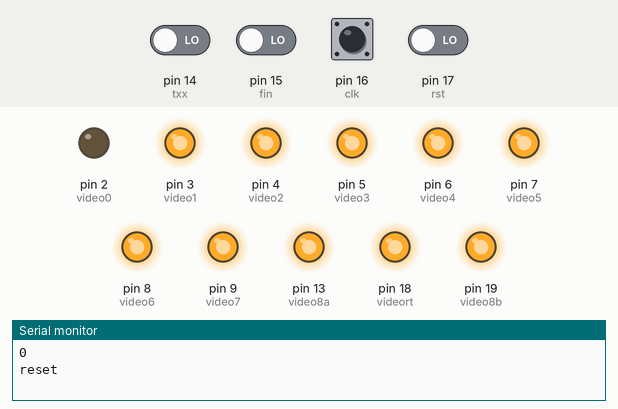
Bench run of a sketch on a simulated Arduino Uno, built with avr-gcc and run on an emulated ATmega328P. Shown: output pins drawn as LEDs (lit = HIGH), the last lines printed to the serial monitor. The inputs (shaded band) are chosen by the test bench; at power-on: pin 14 (txx), pin 15 (fin), pin 16 (clk), pin 17 (rst) LOW. No radio packets arrive unless stated.

Above: at 1.2 s.
1.3 s: pin 14 (txx) driven HIGH
At 2.4 s:
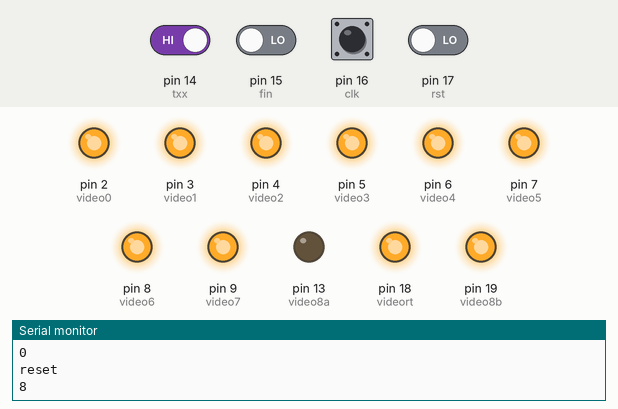
2.8 s: pin 16 (clk) driven HIGH
At 3.4 s:
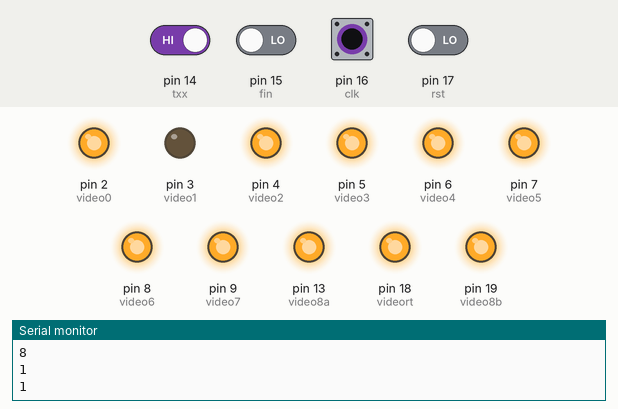
4.3 s: pin 17 (rst) driven HIGH
At 5.5 s:
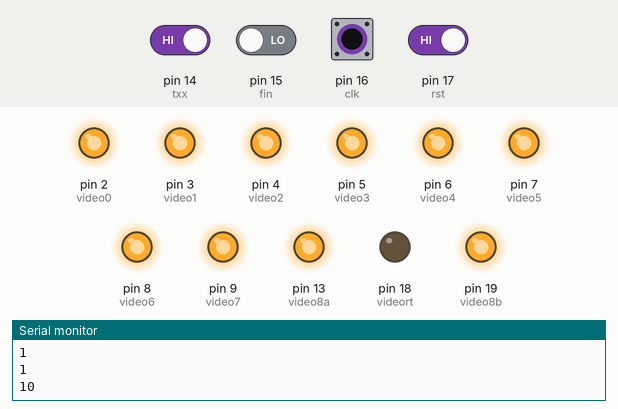
5.8 s: pin 15 (fin) driven HIGH
At 8.1 s:
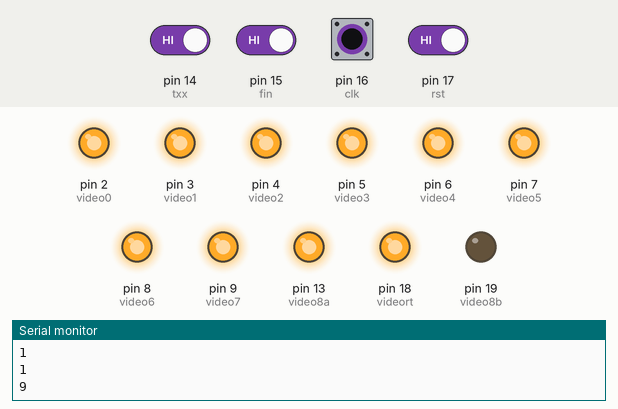
8.8 s: pin 16 (clk) pulsed LOW 5 times (0.12 s each, 0.3 s apart)
At 11.0 s:
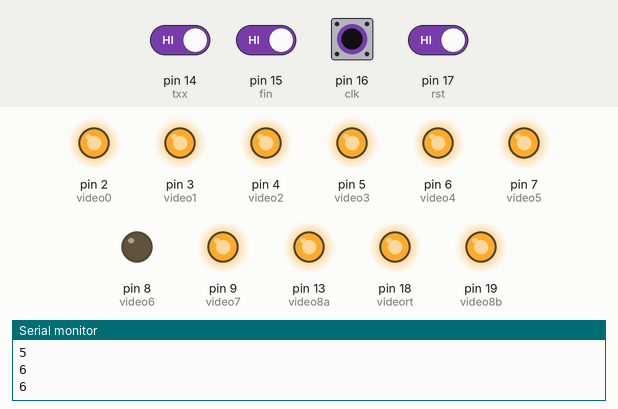
11.8 s: pin 16 (clk) pulsed LOW 2 times (0.12 s each, 0.3 s apart)
At 12.4 s:
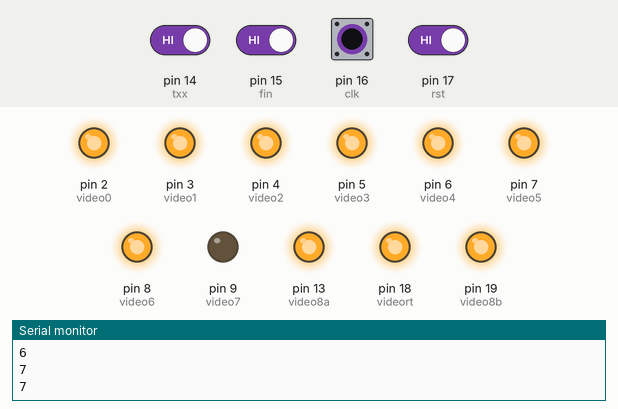
Timing chart, 0 to 14.8 s (numbered marks = the images above; inputs shaded):
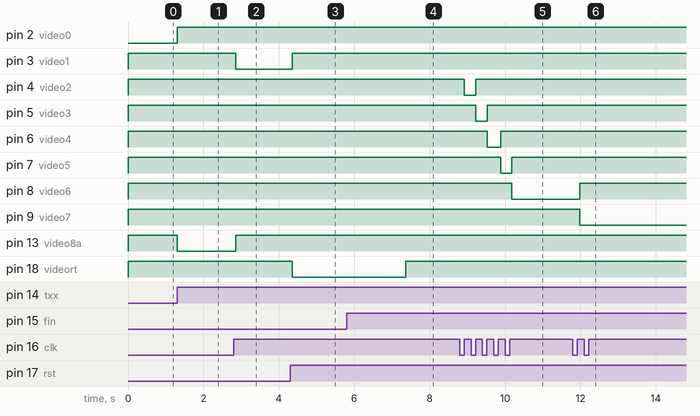

The sketch:

maletin_nanoOUT.ino
```cpp
//INCLUDES

#include <VirtualWire.h>

//GLOBALES

int video0 = 2;
int video1 = 3;
int video2 = 4;
int video3 = 5;
int video4 = 6;
int video5 = 7;
int video6 = 8;
int video7 = 9;
int video8a = 13;
int video8b = 19;
int videort = 18 ;

int txx = 14;
int fin = 15;
int clk = 16;
int rst = 17;


int lope = 0;

int tx = 12;

int videon = 0;

boolean clkflag = true;
boolean txflag = true;
boolean rstflag = true;
boolean antflag = true;
boolean finflag = false;
boolean repeatflag = false;

void setup() {
  Serial.begin(9600);

 //OUTPUTS

 pinMode(video0,OUTPUT);
 pinMode(video1,OUTPUT);
 pinMode(video2,OUTPUT);
 pinMode(video3,OUTPUT);
 pinMode(video4,OUTPUT);
 pinMode(video5,OUTPUT);
 pinMode(video6,OUTPUT);
 pinMode(video7,OUTPUT);
 pinMode(video8b,OUTPUT);
 pinMode(video8a,OUTPUT);
 pinMode(videort,OUTPUT);

 pinMode(tx,INPUT); // txb
 pinMode(fin,INPUT); // txa
 pinMode(clk,INPUT); // clk
 pinMode(rst,INPUT); // rst


 digitalWrite(video0,HIGH);
 digitalWrite(video1,HIGH);
 digitalWrite(video2,HIGH);
 digitalWrite(video3,HIGH);
 digitalWrite(video4,HIGH);
 digitalWrite(video5,HIGH);
 digitalWrite(video6,HIGH);
 digitalWrite(video7,HIGH);
 digitalWrite(video8a,HIGH);
 digitalWrite(video8b,HIGH);
 digitalWrite(videort,HIGH);

 vw_set_tx_pin(tx);          // Configura el pin 12 como TX (SETEA TX)
 vw_set_ptt_inverted(true);  // Requerido para DR3100
 vw_setup(4000);             // Bits por segundo

 playVideo(videon);

  Serial.println("reset");

}

void loop() {

  if ((digitalRead(rst)==1) && rstflag == 1){

      videon = 10;

      playVideo(videon);

      delay(3000);

      videon = 0;

      playVideo(videon);

      rstflag = false;

      clkflag = true;

      txflag = true;

      antflag = true;

      repeatflag = false;
      finflag = false;

    Serial.println("rst");

    } else {

        if(digitalRead(rst) == 0){

          rstflag = true;

        }

      }

  if (digitalRead(clk) && clkflag){

    clkflag = false;

    if(videon < 7){

      videon++;

      playVideo(videon);

      Serial.println(videon);

    }

    }else{

        if(digitalRead(clk) == 0){

          clkflag = true;

        }

      }

 /*       if (digitalRead(ant) && antflag){

    antflag = false;

    if(videon < 7){

      playVideo(0);

      delay(100);

      playVideo(videon);

      Serial.println(videon);

    }

    }else{

        if(digitalRead(ant) == 0){

          antflag = true;

        }

      }*/

   if(digitalRead(txx) && txflag && (digitalRead(fin) == 1)){

      txflag = false;

      playVideo(9);
      repeatflag = true;
      finflag = true;
      char msg[] = "B";   // Mensaje a enviar
      vw_send((uint8_t *)msg, strlen(msg)); //Enviando...
      vw_wait_tx(); // espera hasta que el mensaje se haya enviado

    } else {

      if(digitalRead(txx) == 0){

          txflag = true;

        }


      }

   if(digitalRead(txx) && txflag && (digitalRead(fin) == 0)){

      txflag = false;

      playVideo(8);
      repeatflag = true;
      finflag = false;
      char msg[] = "A";   // Mensaje a enviar
      vw_send((uint8_t *)msg, strlen(msg)); //Enviando...
      vw_wait_tx(); // espera hasta que el mensaje se haya enviado

    } else {

       if(digitalRead(txx) == 0){

          txflag = true;

        }

      }

if(repeatflag){

  if(finflag){
            if(lope > 50){
            char msg[] = "B";   // Mensaje a enviar
      vw_send((uint8_t *)msg, strlen(msg)); //Enviando...
      vw_wait_tx(); // espera hasta que el mensaje se haya enviado
      lope = 0;

            }
            lope++;
            delay(100);

    }else{

            if(lope > 50){
            char msg[] = "A";   // Mensaje a enviar
      vw_send((uint8_t *)msg, strlen(msg)); //Enviando...
      vw_wait_tx(); // espera hasta que el mensaje se haya enviado
      lope = 0;

            }
            lope++;
            delay(100);
      }


  }


}

void playVideo(int numero){

 digitalWrite(video0,HIGH);
 digitalWrite(video1,HIGH);
 digitalWrite(video2,HIGH);
 digitalWrite(video3,HIGH);
 digitalWrite(video4,HIGH);
 digitalWrite(video5,HIGH);
 digitalWrite(video6,HIGH);
 digitalWrite(video7,HIGH);
 digitalWrite(video8a,HIGH);
 digitalWrite(video8b,HIGH);
 digitalWrite(videort,HIGH);

Serial.println(numero);
  switch(numero){

    case 0: digitalWrite(video0,LOW);
    break;
    case 1: digitalWrite(video1,LOW);
    break;
    case 2: digitalWrite(video2,LOW);
    break;
    case 3: digitalWrite(video3,LOW);
    break;
    case 4: digitalWrite(video4,LOW);
    break;
    case 5: digitalWrite(video5,LOW);
    break;
    case 6: digitalWrite(video6,LOW);
    break;
    case 7: digitalWrite(video7,LOW);
    break;
    case 8: digitalWrite(video8a,LOW);
    break;
    case 9: digitalWrite(video8b,LOW);
    break;
    case 10: digitalWrite(videort,LOW);
    break;


    }


  }
```

Measured:
- after the input at 1.3 s, pin 2 (video0): LOW → HIGH at once; pin 13 (video8a): HIGH → LOW at once
- after the input at 2.8 s, pin 3 (video1): HIGH → LOW after 0.06 s; pin 13 (video8a): LOW → HIGH after 0.06 s
- after the input at 4.3 s, pin 3 (video1): LOW → HIGH after 0.06 s; pin 18 (videort): HIGH → LOW after 0.06 s
- after the input at 5.8 s, pin 13 (video8a): stays HIGH (without the input it goes to LOW after 1.6 s); pin 19 (video8b): HIGH → LOW after 1.6 s
- after the input at 8.8 s, pin 4 (video2): HIGH → LOW after 0.12 s, → HIGH 0.30 s later; pin 5 (video3): HIGH → LOW after 0.42 s, → HIGH 0.30 s later; pin 6 (video4): HIGH → LOW after 0.72 s, → HIGH 0.36 s later; pin 7 (video5): HIGH → LOW after 1.1 s, → HIGH 0.30 s later; pin 8 (video6): HIGH → LOW after 1.4 s
- after the input at 11.8 s, pin 8 (video6): LOW → HIGH after 0.19 s; pin 9 (video7): HIGH → LOW after 0.19 s
